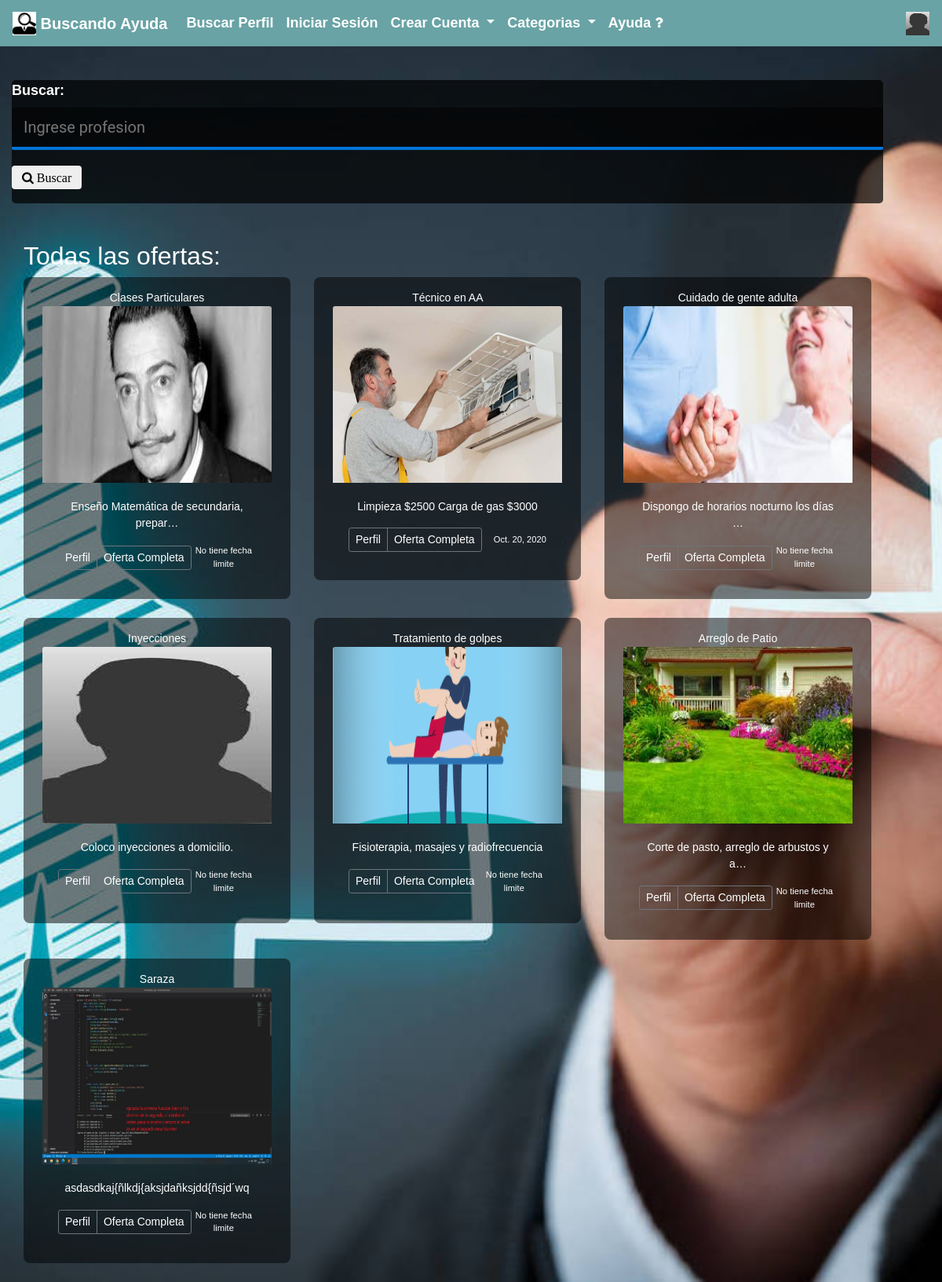
The page / on the database its author committed.
### bolsa/models.py (models this page shows, shortened)
class Oferta(models.Model):
    titulo = models.CharField(max_length=30)
    descripcion = models.TextField()
    imagen = models.ImageField(upload_to="oferta/", null=True)
    oferente = models.ForeignKey(Perfil, on_delete = models.CASCADE,default=None, related_name="oferta_creados")
    fecha_creado = models.DateField(auto_now_add=True)
    fecha_modificado = models.DateField(auto_now=True)
    categoria = models.ForeignKey(Categoria, on_delete = models.SET_NULL,null=True)
    fecha_caducacion =models.DateField(null=True,blank=True,default=None)

### bolsa/views.py (the view)
# urls.py: path("", views.index, name="index"),
def index(request):
    if request.GET:
        search_form = SearchForm(request.GET)
    else:
        search_form = SearchForm()
    filtro_titulo = request.GET.get("titulo", None)
    if filtro_titulo:
        ofertas_buscar = Oferta.objects.filter(oferente__matricula_de_trabajador__titulo__titulo__icontains=filtro_titulo)
    else:
        ofertas_buscar=None
    if request.user.is_authenticated:
        ofertas1=Oferta.objects.filter(oferente__localidad=request.user.localidad)
    else:
        ofertas1 = None
    ofertas=Oferta.objects.all()
    contexto = {"ofertas" : ofertas,
                "ofertas1" : ofertas1,
                "ofertas_buscar" : ofertas_buscar,
                "search_form" : search_form
                }
    return render(request, "bolsa/index.html",contexto)

### bolsa/forms.py
class SearchForm(forms.Form):
    titulo = forms.CharField(max_length=30, required = False)
    def __init__(self, *args, **kwargs):
        super(SearchForm, self).__init__(*args, **kwargs)
        self.fields["titulo"].widget.attrs["placeholder"] = "Ingrese profesion"

### bolsa/templates/bolsa/index.html (shortened to what this page needs)
{% extends 'base.html' %}
{% load static %}
{%block contenido%}
<main role="main">
    <div class="container">
    	<div class="row">
        {% include 'bolsa/search_form.html'%}
      </div>
      <h2 class="text-white">Todas las ofertas:</h2>
      <div class="row">
        {% include 'bolsa/lista_oferta.html' with ofertas=ofertas %}
      </div>
    </div>
</main>
{% endblock %}

### bolsa/templates/bolsa/lista_oferta.html
{% load static %}
{% for oferta in ofertas %}
<div class="col-xs-12 col-md-4 text-center">
  <div id="contenedor_oferta" class="card mb-4 shadow-sm">
    <span>{{oferta.titulo}}</span>
    <a href="{% url 'oferta' oferta.id %}">
      {% if oferta.imagen%}
      <img class="bd-placeholder-img card-img-top" width="100%" height="225" src=
      "{{oferta.imagen.url}}" alt="imagen de oferta">
      {% elif oferta.oferente.foto %}
       <img class="bd-placeholder-img card-img-top" width="100%" height="225" src=
      "{{oferta.oferente.foto.url}}" alt="imagen usuario">
      {% else %}
       <img class="bd-placeholder-img card-img-top" width="100%" height="225" src=
      "{% static 'img/pordefecto.jpg' %}" alt="imagen por defecto">
      {% endif %}
    </a>
    <div class="card-body">
      <p class="card-text text-white">{{oferta.descripcion | truncatechars:40}}</p>
      <div class="d-flex justify-content-between align-items-center">
        <div class="btn-group d-flex ">
            <a href="{% url 'ver_perfil' oferta.oferente.id %}" class="btn btn-sm btn-outline-secondary text-white text-white">Perfil</a>
            <a href="{% url 'oferta' oferta.id %}" class="btn btn-sm btn-outline-secondary text-white">Oferta Completa</a>
        </div>
        <small id="fecha_cad" class="text-white">
          {% ifequal oferta.fecha_caducacion none %}
            No tiene fecha limite
          {% else %}
            {{oferta.fecha_caducacion}}
          {% endifequal %}
        </small>
      </div>
    </div>
  </div>
</div>
{% endfor %}

### static/css/style.css (style rules this page uses)
body { font-size: 1.125rem; font-weight: bold; background-image: url("../img/fondo.jpg"); width: 95%; max-width: 150rem; margin: 0 auto 0 auto; background-position: center; background-repeat: no-repeat; background-size: cover; background-attachment: fixed; font-family:Arial; margin: 0; padding: 0; -webkit-box-sizing: border-box; -moz-box-sizing: border-box; box-sizing: border-box; }
#contenedor_oferta { outline: none; display: block; width: 100%; padding: 1rem 1.5rem; margin: 0 0 2rem 0; background: rgba(0,0,0,.5); color: #fff; border: none; border-radius: 8px; box-sizing: border-box; font-size: 14px; font-weight:normal; transition: all .5s ease; }

### static/css/estilos.css (style rules this page uses)
.contenedor-form input { outline: none; display: block; width: 100%; padding: 10px 15px; margin: 0 10px 20px 0; background: rgba(0,0,0,.5); color: #fff; border: none; border-radius: 2px; border-bottom: 4px solid #E2681F; box-sizing: border-box; font-family: Roboto; font-size: 20px; font-weight:normal; transition: all .5s ease; }
.contenedor-form input { border-bottom: 4px solid #0075d9; }

### rows shown on the page
Oferta: titulo "Clases Particulares", imagen (picture), descripcion "Enseño Matemática de secundaria, prepar…"
Oferta: titulo "Técnico en AA", imagen (picture), descripcion "Limpieza $2500 Carga de gas $3000", fecha_caducacion "Oct. 20, 2020"
Oferta: titulo "Cuidado de gente adulta", imagen (picture), descripcion "Dispongo de horarios nocturno los días …"
Oferta: titulo "Inyecciones", descripcion "Coloco inyecciones a domicilio."
Oferta: titulo "Tratamiento de golpes", imagen (picture), descripcion "Fisioterapia, masajes y radiofrecuencia"
Oferta: titulo "Arreglo de Patio", imagen (picture), descripcion "Corte de pasto, arreglo de arbustos y a…"
Oferta: titulo "Saraza", imagen (picture), descripcion "asdasdkaj{ñlkdj{aksjdañksjdd{ñsjd´wq"
